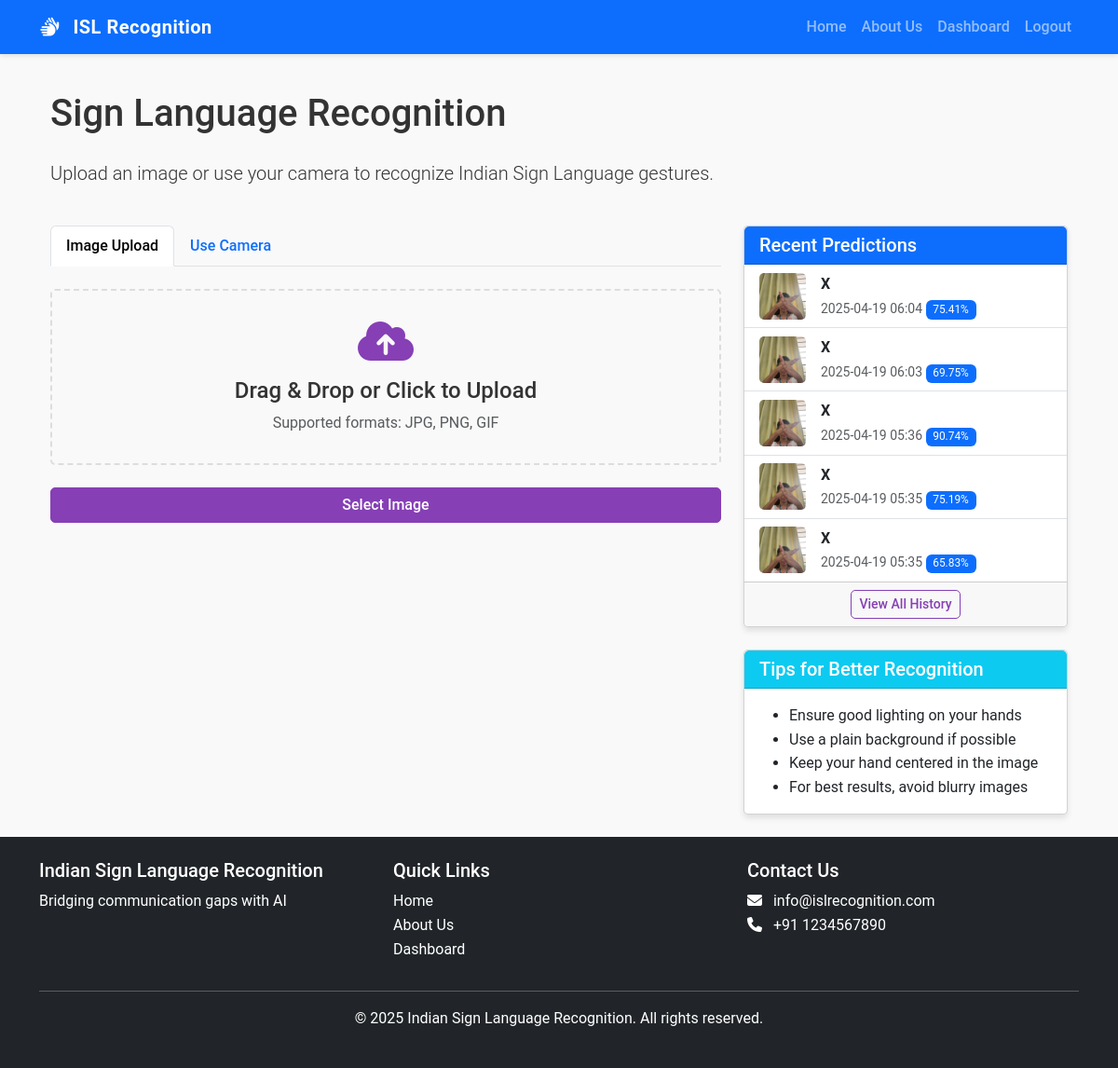
Page /dashboard (signed in) on the committed database.
### app.py (models this page shows)
class Prediction(db.Model):
    id = db.Column(db.Integer, primary_key=True)
    filename = db.Column(db.String(100), nullable=False)
    predicted_class = db.Column(db.String(10), nullable=False)
    confidence = db.Column(db.Float, nullable=False)
    timestamp = db.Column(db.DateTime, default=datetime.utcnow)
    user_id = db.Column(db.Integer, db.ForeignKey('user.id'), nullable=False)

### app.py (the view)
@app.route('/dashboard')
@login_required
def dashboard():
    predictions = Prediction.query.filter_by(user_id=current_user.id).order_by(Prediction.timestamp.desc()).limit(5).all()
    return render_template('dashboard.html', predictions=predictions)

### app.py (called while the page is built)
@login_manager.user_loader
def load_user(user_id):
    return User.query.get(int(user_id))

### templates/dashboard.html (shortened to what this page needs)
{% extends 'base.html' %}
{% block content %}
<div class="container">
    <div class="row mb-4">
        <div class="col-12">
            <h1 class="mb-4">Sign Language Recognition</h1>
            <p class="lead">Upload an image or use your camera to recognize Indian Sign Language gestures.</p>
        </div>
    </div>
    <div class="row">
        <div class="col-lg-8">
            <ul class="nav nav-tabs mb-4">
                <li class="nav-item">
                    <a class="nav-link active" id="upload-tab" href="#">Image Upload</a>
                </li>
                <li class="nav-item">
                    <a class="nav-link" id="camera-tab" href="#">Use Camera</a>
                </li>
            </ul>
            <div id="upload-interface">
                <form id="upload-form" enctype="multipart/form-data">
                    <div id="upload-area" class="upload-area mb-4">
                        <i class="fas fa-cloud-upload-alt upload-icon"></i>
                        <h4>Drag & Drop or Click to Upload</h4>
                        <p class="text-muted mb-0">Supported formats: JPG, PNG, GIF</p>
                    </div>
                    <div class="d-grid">
                        <button type="button" class="btn btn-primary" onclick="document.getElementById('file-input').click()">Select Image</button>
                    </div>
                </form>
            </div>
        </div>
        <div class="col-lg-4">
            <div class="card">
                <div class="card-header bg-primary text-white">
                    <h5 class="mb-0">Recent Predictions</h5>
                </div>
                <div class="card-body p-0">
                    {% if predictions %}
                    <ul class="list-group list-group-flush">
                        {% for prediction in predictions %}
                        <li class="list-group-item d-flex align-items-center">
                            <div class="flex-shrink-0">
                                <img src="{{ url_for('static', filename='uploads/' + prediction.filename) }}" class="history-thumbnail" alt="Prediction">
                            </div>
                            <div class="ms-3">
                                <div class="fw-bold">{{ prediction.predicted_class }}</div>
                                <small class="text-muted">
                                    {{ prediction.timestamp.strftime('%Y-%m-%d %H:%M') }}
                                    <span class="badge bg-primary badge-confidence">{{ (prediction.confidence * 100)|round(2) }}%</span>
                                </small>
                            </div>
                        </li>
                        {% endfor %}
                    </ul>
                    {% else %}
                    <div class="p-4 text-center">
                        <p class="text-muted">No predictions yet.</p>
                    </div>
                    {% endif %}
                </div>
                <div class="card-footer text-center">
                    <a href="{{ url_for('view_history') }}" class="btn btn-sm btn-outline-primary">View All History</a>
                </div>
            </div>
            <div class="card mt-4">
                <div class="card-header bg-info text-white">
                    <h5 class="mb-0">Tips for Better Recognition</h5>
                </div>
                <div class="card-body">
                    <ul class="mb-0">
                        <li>Ensure good lighting on your hands</li>
                        <li>Use a plain background if possible</li>
                        <li>Keep your hand centered in the image</li>
                        <li>For best results, avoid blurry images</li>
                    </ul>
                </div>
            </div>
        </div>
    </div>
</div>
{% endblock %}

### static/css/main.css (style rules this page uses)
:root { --primary-color: #863fb5; --secondary-color: #f50057; --dark-color: #5a3689; --light-color: #e8eaf6; --success-color: #4caf50; --warning-color: #ff9800; --danger-color: #f44336; --text-color: #333; --light-text: #f4f4f4; --border-radius: 5px; --box-shadow: 0 4px 6px rgba(0, 0, 0, 0.1); }
body { font-family: 'Roboto', sans-serif; color: var(--text-color); line-height: 1.6; background-color: #f9f9f9; }
.nav-link { font-weight: 500; transition: color 0.3s ease; }
.btn { border-radius: var(--border-radius); font-weight: 500; transition: all 0.3s ease; }
.btn-primary { background-color: var(--primary-color); border-color: var(--primary-color); }
.btn-outline-primary { color: var(--primary-color); border-color: var(--primary-color); }
.card { border-radius: var(--border-radius); box-shadow: var(--box-shadow); transition: transform 0.3s ease, box-shadow 0.3s ease; }
.upload-area { border: 2px dashed #ddd; border-radius: var(--border-radius); padding: 30px; text-align: center; cursor: pointer; transition: all 0.3s ease; }
.upload-icon { font-size: 48px; color: var(--primary-color); margin-bottom: 15px; }
.history-thumbnail { width: 50px; height: 50px; object-fit: cover; border-radius: var(--border-radius); }
.badge-confidence { font-size: 85%; font-weight: normal; }

### rows in the picture
Prediction: filename (picture), predicted_class "X", timestamp "2025-04-19 06:04", (prediction.confidence*100)|round(2) "75.41"
Prediction: filename (picture), predicted_class "X", timestamp "2025-04-19 06:03", (prediction.confidence*100)|round(2) "69.75"
Prediction: filename (picture), predicted_class "X", timestamp "2025-04-19 05:36", (prediction.confidence*100)|round(2) "90.74"
Prediction: filename (picture), predicted_class "X", timestamp "2025-04-19 05:35", (prediction.confidence*100)|round(2) "75.19"
Prediction: filename (picture), predicted_class "X", timestamp "2025-04-19 05:35", (prediction.confidence*100)|round(2) "65.83"
